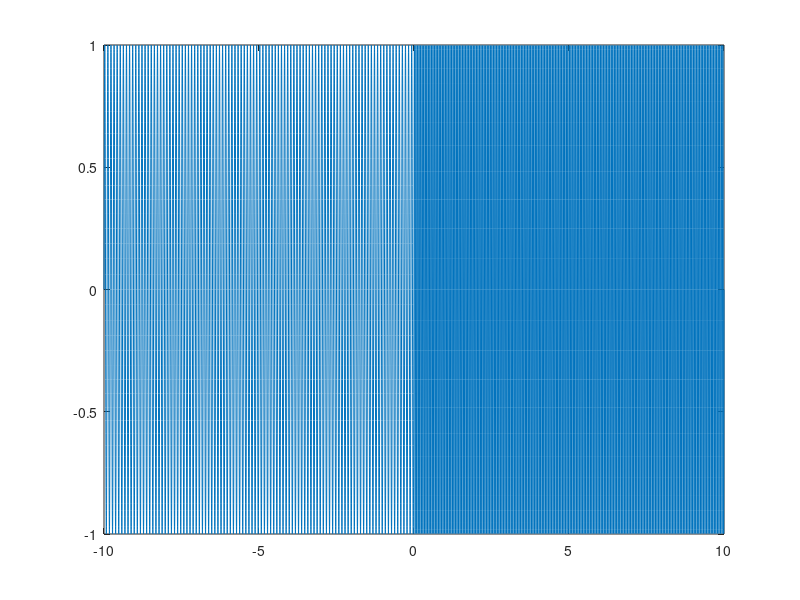

This figure's MATLAB source: (Note: this script raises an error after producing the figure.)
dt = 0.001;
t = -10:dt:10;

x1 = sin(2*pi*10*t);
x2 = sin(2*pi*20*t);
x = x1.*(t<=0) + x2.*(t>0);

figure;
plt = plot(t, x);

WaveletMenu('WaveletPlot', plt, 'fmin', 5, 'fmax', 25);